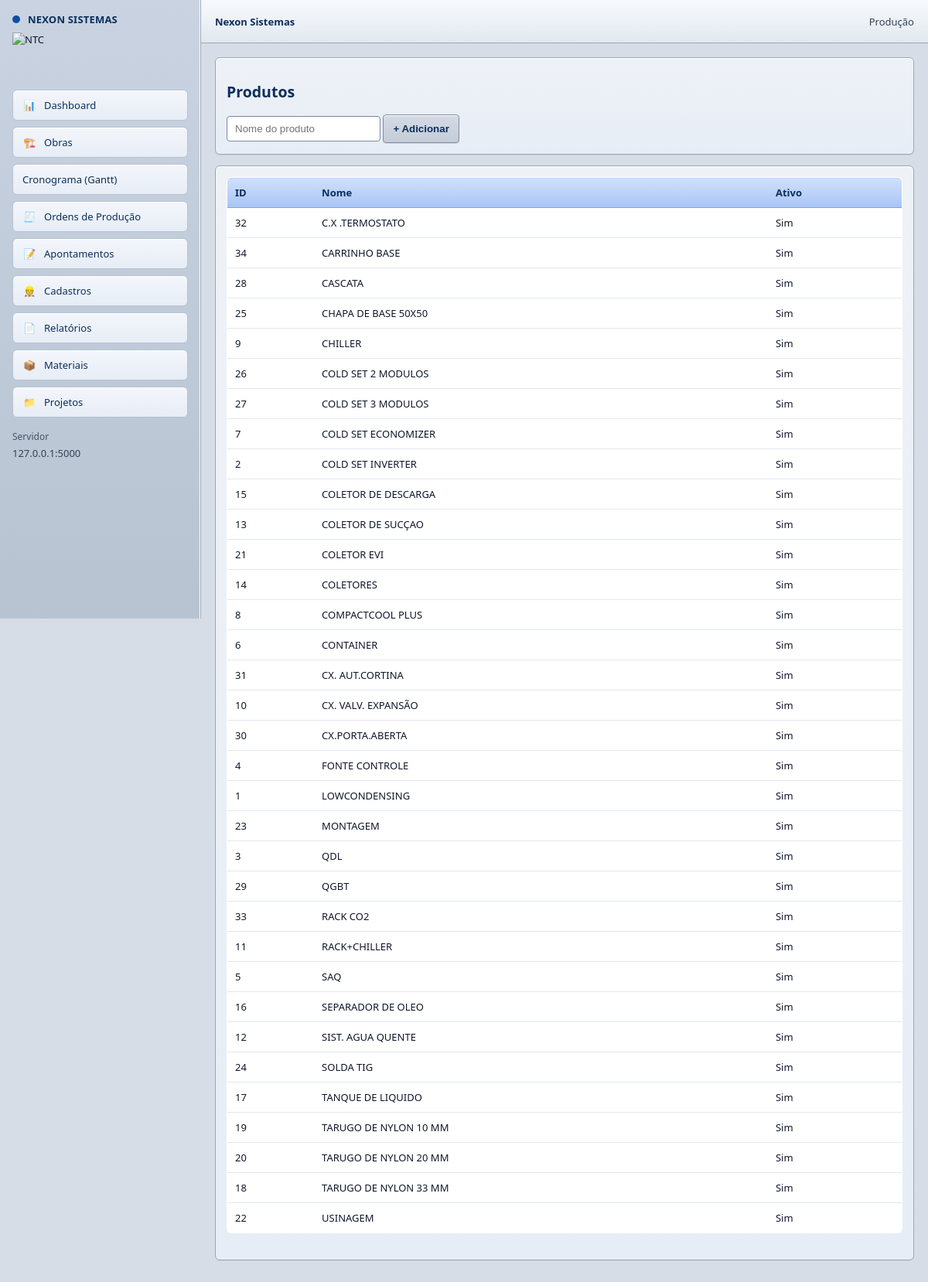
/produtos, run on the app's committed database.
### app.py (models this page shows)
class Produto(db.Model):
    __tablename__ = "produto"
    __table_args__ = {"extend_existing": True}
    id = db.Column(db.Integer, primary_key=True)
    nome = db.Column(db.String(120), nullable=False, unique=True)
    ativo = db.Column(db.Boolean, default=True)

### app.py (the view)
@app.route("/produtos")
def listar_produtos():
    produtos = Produto.query.order_by(Produto.nome.asc()).all()
    return render_template("produtos.html", produtos=produtos)

### app.py (called while the page is built, shortened)
@app.after_request
def set_security_headers(response):
    response.headers['Cache-Control'] = 'no-store, no-cache, must-revalidate, max-age=0'
    response.headers['Pragma'] = 'no-cache'
    response.headers['Expires'] = '0'
    response.headers['X-Content-Type-Options'] = 'nosniff'
    response.headers['X-Frame-Options'] = 'DENY'
    response.headers['X-XSS-Protection'] = '1; mode=block'
    return response

@app.before_request
def verificar_autenticacao():
    rotas_publicas = ['/login', '/static', '/api', '/apresentacao']

### templates/produtos.html
{% extends "base.html" %}
{% block content %}
<div class="card">
  <h2>Produtos</h2>
  <form method="post" action="/produtos/novo" class="row">
    <input name="nome" placeholder="Nome do produto" required>
    <button type="submit">+ Adicionar</button>
  </form>
</div>
<div class="card">
  <table>
    <tr><th>ID</th><th>Nome</th><th>Ativo</th></tr>
    {% for p in produtos %}
      <tr>
        <td>{{ p.id }}</td>
        <td>{{ p.nome }}</td>
        <td>{{ "Sim" if p.ativo else "Não" }}</td>
      </tr>
    {% endfor %}
  </table>
</div>
{% endblock %}

### templates/base.html (shortened to what this page needs)
<!doctype html>
<html lang="pt-br">
<head>
<link rel="stylesheet" href="{{ url_for('static', filename='sistema.css') }}?v=1000">
</head>
<body>
<div class="app">
  <aside class="side">
    <div class="brand" style="flex-direction: column; align-items: flex-start; gap: 8px;">
      <div style="display: flex; align-items: center; gap: 10px;">
        <div class="dot"></div>
        <h1>NEXON SISTEMAS</h1>
      </div>
      <img alt="NTC" style="height: 60px; width: 60px; margin-left: 0; display: block;">
    </div>
    <div class="nav">
      <a href="/dashboard"><span class="ico">📊</span> Dashboard</a>
      <a href="/obras"><span class="ico">🏗️</span> Obras</a>
      <a href="{{ url_for('cronograma') }}">Cronograma (Gantt)</a>
      <a href="/ops"><span class="ico">🧾</span> Ordens de Produção</a>
      <a href="/apontamentos"><span class="ico">📝</span> Apontamentos</a>
      <a href="/cadastros"><span class="ico">👷</span> Cadastros</a>
      <a href="/relatorios"><span class="ico">📄</span> Relatórios</a>
      <a href="/materiais"><span class="ico">📦</span> Materiais</a>
      <a href="/projetos"><span class="ico">📁</span> Projetos</a>
    </div>
    <div style="margin-top:16px" class="muted">
      <div style="font-size:12px;opacity:.85">Servidor</div>
      <div style="font-size:13px;margin-top:4px">127.0.0.1:5000</div>
    </div>
  </aside>
  <main class="main">
    <div class="top">
      <div class="title">{% block top_title %}Nexon Sistemas{% endblock %}</div>
      <div class="muted" style="font-size:13px">{% block top_right %}Produção{% endblock %}</div>
    </div>
    <div class="wrap">
      {% block content %}{% endblock %}
    </div>
  </main>
</div>
</body>
</html>

### static/sistema.css (style rules this page uses)
:root { --sap-bg:#d7dde6; --sap-panel:#eef2f7; --sap-panel2:#e2e8f0; --sap-line:#9aa7b7; --sap-line2:#b7c3d1; --sap-text:#0f172a; --sap-muted:#334155; --sap-blue:#0b4ea2; --sap-blue2:#2b6cb0; --sap-btn:#d5dbe5; --sap-btn2:#c4ccd8; --sap-green:#2e7d32; --sap-orange:#b45309; --sap-red:#b91c1c; }
html, body { background:var(--sap-bg) !important; color:var(--sap-text) !important; font-family:Tahoma, "Segoe UI", Arial, sans-serif !important; font-size:13px !important; }
.app { background:var(--sap-bg) !important; }
.side { background:linear-gradient(180deg,#c9d3e1,#b7c3d1) !important; border-right:1px solid var(--sap-line) !important; box-shadow:inset -1px 0 0 #ffffff !important; }
.brand h1 { color:#0b2f5b !important; font-weight:700 !important; letter-spacing:.2px !important; }
.dot { background:var(--sap-blue) !important; box-shadow:none !important; }
.nav a { background:linear-gradient(180deg,#f3f6fb,#e7edf6) !important; border:1px solid var(--sap-line2) !important; color:#0b2f5b !important; border-radius:6px !important; padding:10px 12px !important; box-shadow:inset 0 1px 0 #ffffff !important; }
.top { background:linear-gradient(180deg,#f7fafc,#e2e8f0) !important; border-bottom:1px solid var(--sap-line) !important; color:#0b2f5b !important; backdrop-filter:none !important; }
.top .title { font-weight:700 !important; }
.main { background:var(--sap-bg) !important; }
.wrap { max-width:none !important; width:100% !important; }
.card { background:linear-gradient(180deg,var(--sap-panel),#e7edf6) !important; border:1px solid var(--sap-line) !important; border-radius:6px !important; box-shadow: inset 0 1px 0 #ffffff, 0 1px 0 rgba(0,0,0,.05) !important; }
h1,h2,h3,.title { color:#0b2f5b !important; font-weight:700 !important; }
.muted, small { color:var(--sap-muted) !important; }
table { background:#fff !important; border:1px solid var(--sap-line) !important; border-radius:6px !important; overflow:hidden !important; }
th { background:linear-gradient(180deg,#cfe0ff,#a9c4f3) !important; color:#0b2f5b !important; border-bottom:1px solid #7aa7d9 !important; font-weight:700 !important; }
td { border-bottom:1px solid #e2e8f0 !important; color:#0f172a !important; }
input, select, textarea { background:#ffffff !important; border:1px solid #7f8ea3 !important; border-radius:4px !important; padding:8px 10px !important; color:#0f172a !important; box-shadow: inset 0 1px 2px rgba(0,0,0,.08), inset 0 0 0 1px rgba(255,255,255,.55) !important; }
button, .btn, input[type="submit"] { background:linear-gradient(180deg,var(--sap-btn),var(--sap-btn2)) !important; border:1px solid #7f8ea3 !important; border-radius:4px !important; color:#0b2f5b !important; font-weight:700 !important; box-shadow: inset 0 1px 0 #ffffff, 0 1px 0 rgba(0,0,0,.08) !important; }
@media (min-width: 1025px) { .top { padding-left: 18px !important; padding-right: 18px !important; } }
@media (min-width: 1025px) { .app { display: grid !important; grid-template-columns: 260px 1fr !important; } }
@media (min-width: 1025px) { .side { position: sticky !important; left: 0 !important; } }

### data on the page
Produto: id "32", nome "C.X .TERMOSTATO", ativo "Sim"
Produto: id "34", nome "CARRINHO BASE", ativo "Sim"
Produto: id "28", nome "CASCATA", ativo "Sim"
Produto: id "25", nome "CHAPA DE BASE 50X50", ativo "Sim"
Produto: id "9", nome "CHILLER", ativo "Sim"
Produto: id "26", nome "COLD SET 2 MODULOS", ativo "Sim"
Produto: id "27", nome "COLD SET 3 MODULOS", ativo "Sim"
Produto: id "7", nome "COLD SET ECONOMIZER", ativo "Sim"
Produto: id "2", nome "COLD SET INVERTER", ativo "Sim"
Produto: id "15", nome "COLETOR DE DESCARGA", ativo "Sim"
Produto: id "13", nome "COLETOR DE SUCÇAO", ativo "Sim"
Produto: id "21", nome "COLETOR EVI", ativo "Sim"
Produto: id "14", nome "COLETORES", ativo "Sim"
Produto: id "8", nome "COMPACTCOOL PLUS", ativo "Sim"
Produto: id "6", nome "CONTAINER", ativo "Sim"
Produto: id "31", nome "CX. AUT.CORTINA", ativo "Sim"
Produto: id "10", nome "CX. VALV. EXPANSÃO", ativo "Sim"
Produto: id "30", nome "CX.PORTA.ABERTA", ativo "Sim"
Produto: id "4", nome "FONTE CONTROLE", ativo "Sim"
Produto: id "1", nome "LOWCONDENSING", ativo "Sim"
Produto: id "23", nome "MONTAGEM", ativo "Sim"
Produto: id "3", nome "QDL", ativo "Sim"
Produto: id "29", nome "QGBT", ativo "Sim"
Produto: id "33", nome "RACK CO2", ativo "Sim"
Produto: id "11", nome "RACK+CHILLER", ativo "Sim"
Produto: id "5", nome "SAQ", ativo "Sim"
Produto: id "16", nome "SEPARADOR DE OLEO", ativo "Sim"
Produto: id "12", nome "SIST. AGUA QUENTE", ativo "Sim"
Produto: id "24", nome "SOLDA TIG", ativo "Sim"
Produto: id "17", nome "TANQUE DE LIQUIDO", ativo "Sim"
Produto: id "19", nome "TARUGO DE NYLON 10 MM", ativo "Sim"
Produto: id "20", nome "TARUGO DE NYLON 20 MM", ativo "Sim"
Produto: id "18", nome "TARUGO DE NYLON 33 MM", ativo "Sim"
Produto: id "22", nome "USINAGEM", ativo "Sim"
